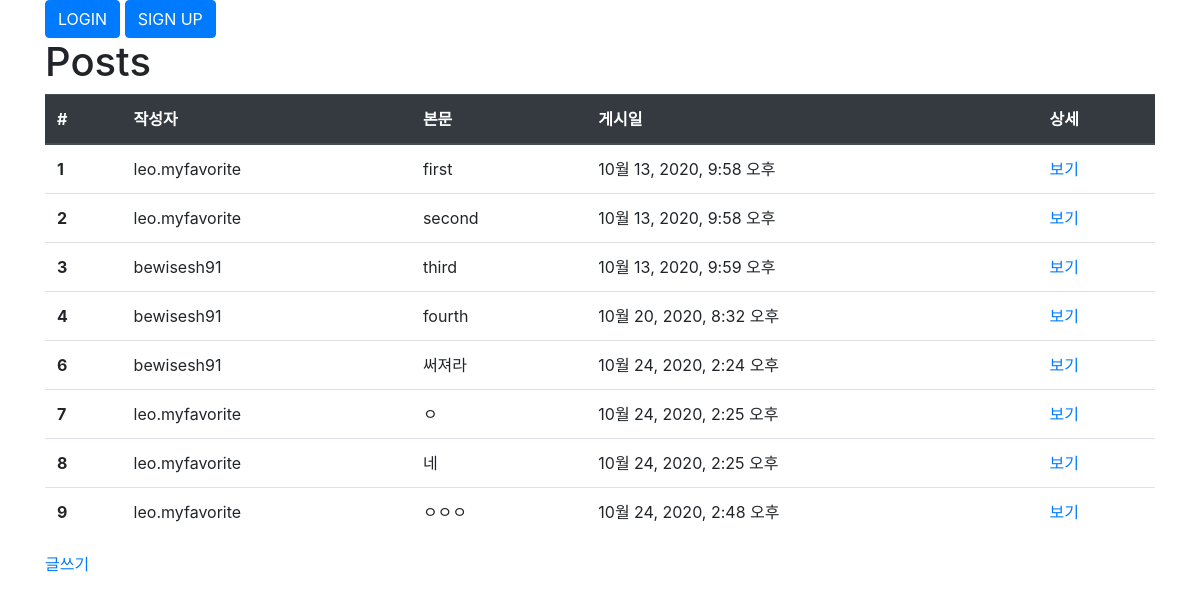
/posts/, run on the app's committed database.
### posts/models.py (models this page shows, shortened)
class Post(models.Model) :
    user = models.ForeignKey(User, on_delete=models.CASCADE, null=False)
    body = models.TextField() # 긴 글자
    image = models.ImageField(upload_to='posts', null=True)
    created_at = models.DateTimeField()
    liked_users = models.ManyToManyField(User, related_name='liked_posts')

### posts/views.py (the view)
# urls.py: path('', views.index, name = 'index'),
def index(request) :
    posts = Post.objects.all()
    context = { 'posts' : posts }
    return render(request, 'posts/index.html',context)

### posts/templates/posts/index.html
{% extends 'base.html' %}
{% load static %}
{% block style %}
        <link rel = "stylesheet" href="{% static 'posts/style.css' %}" type = "text/css" />
{% endblock %}
{% block content %}
    <div class = "container">
        <h1> Posts </h1>
        {% if posts %}
            <table class = "table">
                <thead class = "thead-dark">
                    <tr>
                        <th> # </th>
                        <th> 작성자 </th>
                        <th> 본문 </th>
                        <th> 게시일 </th>
                        <th> 상세 </th>
                    </tr>
                </thead>
                <tbody>
                    {% for post in posts %}
                        <tr>
                            <th>{{post.id}}</th>
                            <td>{{post.user.get_username}}</td>
                            <td>{{post.body}}</td>
                            <td>{{post.created_at}}</td>
                            <td><a href="{% url 'posts:detail' post.id %}">보기</a></td>
                        </tr>
                    {% endfor %}
                </tbody>
            </table>
        {% else %}
            <p> No Post</p>
        {% endif %}
        <a href="{% url 'posts:new' %}"> 글쓰기 </a>
    </div>
{% endblock %}

### templates/base.html (shortened to what this page needs)
{% load static %}
<!DOCTYPE html>
<html lang="ko">
<head>
    <link rel="stylesheet" href="https://cdn.jsdelivr.net/npm/bootstrap@4.5.3/dist/css/bootstrap.min.css">
    <link rel="stylesheet" href="{% static 'style.css' %}" type="text/css"/>
    <link rel="stylesheet" href="{% static 'posts/style.css' %}" type="text/css">
    {% block style %}
    {% endblock %}
</head>
<body>
    {% if user.is_authenticated %}
        <div class="container">
        <form action="{% url 'accounts:logout' %}" method="POST">
            {% csrf_token %}
            {{ user.get_username }}님 환영합니다.
            <button type="submit" class="btn btn-primary">LOGOUT</button>
        </form>
        </div>
    {% else %}
        <div class="container">
        <a href="{% url 'accounts:login' %}">
            <button type="submit" class="btn btn-primary">LOGIN</button>
        </a>
        <a href="{% url 'accounts:sign_up' %}">
            <button type="submit" class="btn btn-primary">SIGN UP</button>
        </a>
        </div>
    {% endif %}
    {% block content%}
    {% endblock %}
</body>
</html>

### static/style.css (style rules this page uses)
* { margin: 0px; padding: 0px; box-sizing: border-box; }

### data on the page
Post: id "1", user.get_username "leo.myfavorite", body "first", created_at "10월 13, 2020, 9:58 오후"
Post: id "2", user.get_username "leo.myfavorite", body "second", created_at "10월 13, 2020, 9:58 오후"
Post: id "3", user.get_username "bewisesh91", body "third", created_at "10월 13, 2020, 9:59 오후"
Post: id "4", user.get_username "bewisesh91", body "fourth", created_at "10월 20, 2020, 8:32 오후"
Post: id "6", user.get_username "bewisesh91", body "써져라", created_at "10월 24, 2020, 2:24 오후"
Post: id "7", user.get_username "leo.myfavorite", body "ㅇ", created_at "10월 24, 2020, 2:25 오후"
Post: id "8", user.get_username "leo.myfavorite", body "네", created_at "10월 24, 2020, 2:25 오후"
Post: id "9", user.get_username "leo.myfavorite", body "ㅇㅇㅇ", created_at "10월 24, 2020, 2:48 오후"
